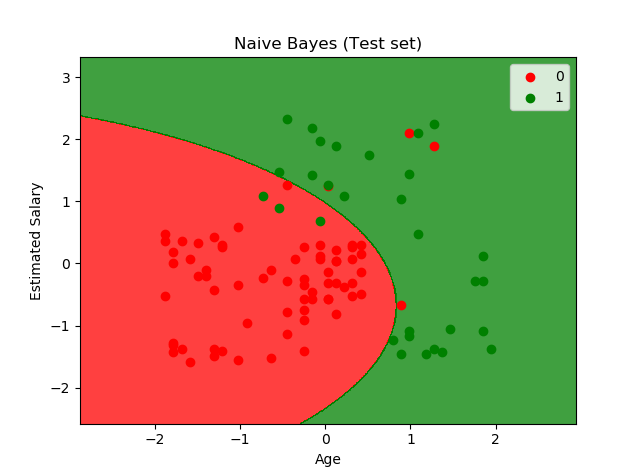

Reproduce this figure in Python.
# -*- coding: utf-8 -*-
"""
Created on Thu Feb  8 12:16:34 2018
@author: Prashant Bhat

Naive Bayes Classifier 
Naive - some assumptions in Bayes theorem are nto always true !
"""

import pandas as pd
import numpy as np
import matplotlib.pyplot as plt

# IMPORT DATASET 
dataset = pd.read_csv('Social_Network_Ads.csv')
X = dataset.iloc[:, 2:4].values
y = dataset.iloc[:, 4].values

# scale your input
from sklearn.preprocessing import StandardScaler
scale = StandardScaler()
X = scale.fit_transform(X)

# test train split
from sklearn.model_selection import train_test_split
X_train, X_test, y_train, y_test = train_test_split(X, y )


# Naive bayes classifier 
from sklearn.naive_bayes import GaussianNB
classifier = GaussianNB()
classifier.fit(X_train, y_train)

# predict the values for test set 
y_pred = classifier.predict(X_test)

# confusion matrix 
from sklearn.metrics import confusion_matrix
cm = confusion_matrix(y_test, y_pred)

# Visualising the Test set results
from matplotlib.colors import ListedColormap
X_set, y_set = X_test, y_test
X1, X2 = np.meshgrid(np.arange(start = X_set[:, 0].min() - 1, stop = X_set[:, 0].max() + 1, step = 0.01),
                     np.arange(start = X_set[:, 1].min() - 1, stop = X_set[:, 1].max() + 1, step = 0.01))
plt.contourf(X1, X2, classifier.predict(np.array([X1.ravel(), X2.ravel()]).T).reshape(X1.shape),
             alpha = 0.75, cmap = ListedColormap(('red', 'green')))
plt.xlim(X1.min(), X1.max())
plt.ylim(X2.min(), X2.max())
for i, j in enumerate(np.unique(y_set)):
    plt.scatter(X_set[y_set == j, 0], X_set[y_set == j, 1],
                c = ListedColormap(('red', 'green'))(i), label = j)
plt.title('Naive Bayes (Test set)')
plt.xlabel('Age')
plt.ylabel('Estimated Salary')
plt.legend()
plt.show()
